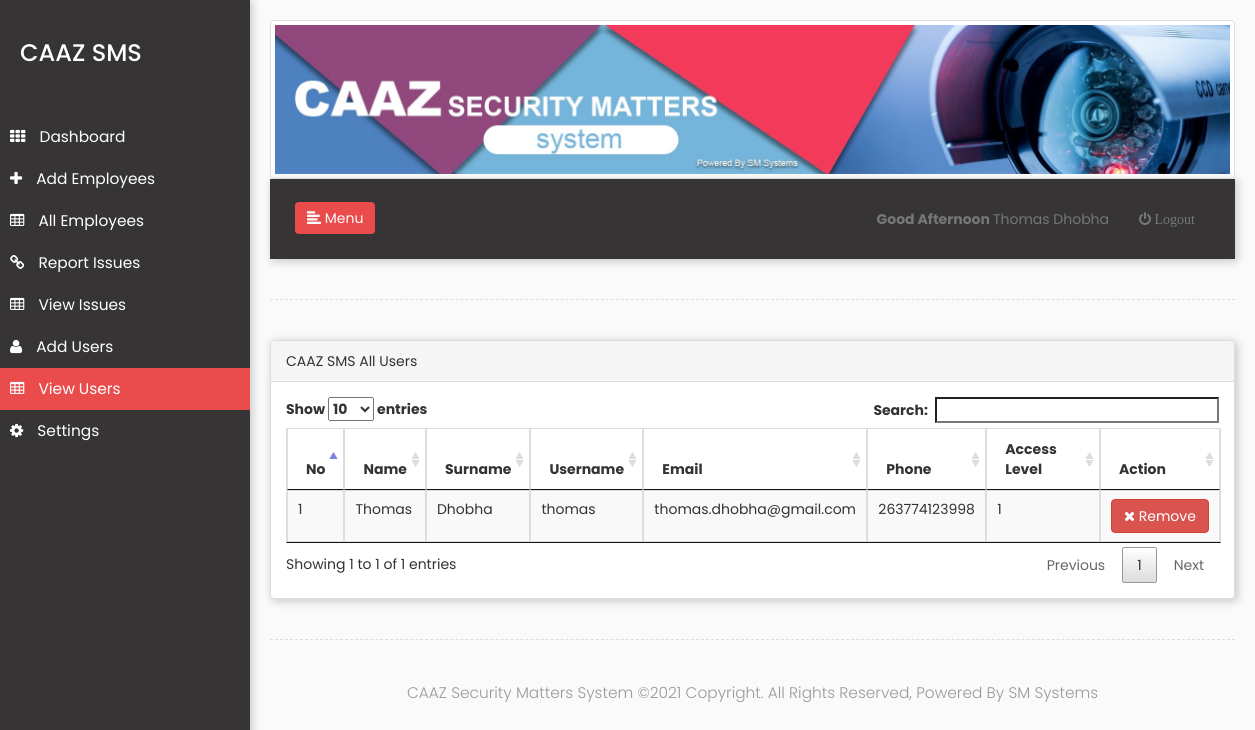
/admin/v_users.php (signed in), run on an earlier commit of the app's database.
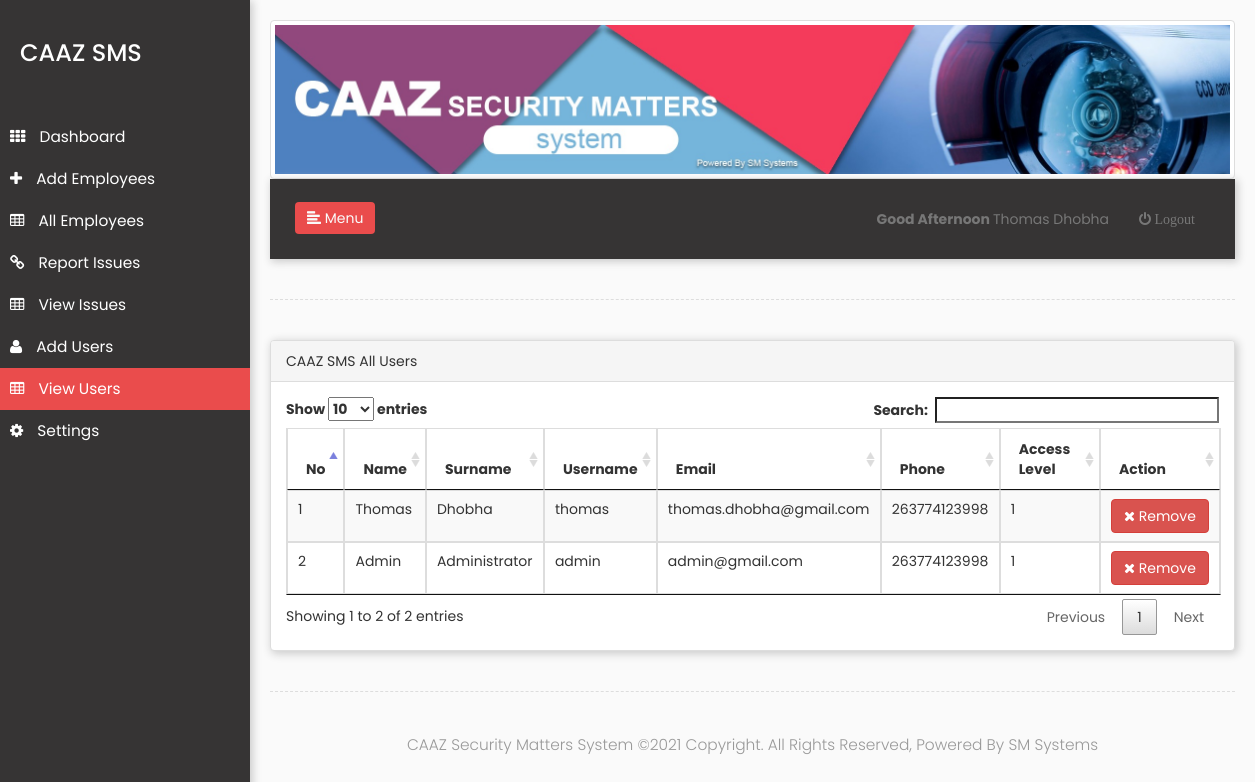
And on a later commit of the database.
### tables this page shows
CREATE TABLE `users` (
  `id` int(11) NOT NULL,
  `name` varchar(30) NOT NULL,
  `surname` varchar(30) NOT NULL,
  `email` varchar(40) NOT NULL,
  `username` varchar(20) NOT NULL,
  `password` varchar(32) NOT NULL,
  `joined` varchar(30) NOT NULL,
  `type` varchar(10) NOT NULL,
  `permission` varchar(10) NOT NULL,
  `gender` varchar(1) NOT NULL,
  `phone` varchar(20) NOT NULL
);

### admin/v_users.php (the view, shortened to what this page needs)
<?php require_once('includes/session.php');
      require_once('includes/conn.php');
?>
<!DOCTYPE html>
<html lang="en">
    <head>
        <link rel="stylesheet" href="assets/css/bootstrap.min.css">
        <link rel="stylesheet" href="assets/css/style.css">
        <link rel="stylesheet" href="assets/awesome/font-awesome.css">
        <link rel="stylesheet" href="assets/css/animate.css">
         <link rel="stylesheet" href="vendors/datatables/datatables.min.css">
    </head>
    <body>
        <div class="wrapper">
            <nav id="sidebar" class="sammacmedia">
                <div class="sidebar-header">
                    <h3>CAAZ SMS</h3>
                </div>
                <ul class="list-unstyled components">
                    <li>
                        <a href="dashboard.php">
                            <i class="fa fa-th"></i>
                           Dashboard
                        </a>
                    </li>
                    <?php
                    if($_SESSION['permission']==1 or $_SESSION['permission']==2 ){
                    ?>
                    <li>
                        <a href="a_employees.php">
                            <i class="fa fa-plus"></i>
                            Add Employees
                        </a>
                    </li>
                    <?php }?>
                    <li>
                        <a href="all_employees.php">
                            <i class="fa fa-table"></i>
                           All Employees
                        </a>
                    </li>
                    <li>
                        <a href="invest.php">
                            <i class="fa fa-link"></i>
                            Report Issues
                        </a>
                    </li>
                              <?php
                    if($_SESSION['permission']==1 or $_SESSION['permission']==2 ){
                    ?>
                    <li>
                        <a href="v_issue.php">
                            <i class="fa fa-table"></i>
                            View Issues
                        </a>
                    </li>
                    <?php }?>
                             <?php
                    if($_SESSION['permission']==1 or $_SESSION['permission']==2 ){
                    ?>
                    <li>
                        <a href="a_users.php">
                            <i class="fa fa-user"></i>
                            Add Users
                        </a>
                    </li>
                    <li  class="active">
                        <a href="v_users.php">
                            <i class="fa fa-table"></i>
                            View Users
                        </a>
                    </li>
                    <?php }?>
                    <li>
                        <a href="settings.php">
                            <i class="fa fa-cog"></i>
                            Settings
                        </a>
                    </li>
                </ul>
            </nav>
            <div id="content">
                <div clas="col-md-12">
                    <img src="assets/image/ssm.jpg" class="img-thumbnail">
                    </div>
                <nav class="navbar navbar-default sammacmedia">
                    <div class="container-fluid">
                        <div class="navbar-header" id="sams">
                            <button type="button" id="sidebarCollapse" id="makota" class="btn btn-sam animated tada navbar-btn">
                                <i class="glyphicon glyphicon-align-left"></i>
                                <span>Menu</span>
                            </button>
                        </div>
                        <div class="collapse navbar-collapse" id="bs-example-navbar-collapse-1">
                            <ul class="nav navbar-nav navbar-right  makotasamuel">
                                <li><a href="#"><?php require_once('includes/name.php');?></a></li>
                                <li ><a href="logout.php"><i class="fa fa-power-off"> Logout</i></a></li>
                            </ul>
                        </div>
                    </div>
                </nav>
                <div class="line"></div>
		<div class="panel panel-default sammacmedia">
            <div class="panel-heading">CAAZ SMS All Users</div>
        <div class="panel-body">
                        <table class="table table-striped thead-dark table-bordered table-hover" id="myTable">
                <thead>
                <tr>
                    <th>No</th>
                    <th>Name</th>
                    <th>Surname</th>
                    <th>Username</th>
                    <th>Email</th>
                    <th>Phone</th>
                    <th>Access Level</th>
                    <th>Action</th>
                    </tr>
                </thead>
                    <?php
                                   $a=1;
                    $query=mysqli_query($mysqli,"select *from `users` ");
                     while($row=mysqli_fetch_array($query))
                        {
                          ?>
                          <tr>
                              <td><?php echo $a;?></td>
                            <td><?php echo $row['name'];?></td>
                            <td><?php echo $row['surname'];?></td>
                            <td><?php echo $row['username'];?></td>
                            <td><?php echo $row['email'];?></td>
                            <td><?php echo $row['phone'];?></td>
                            <td><?php echo $row['permission'];?></td>
                            <td>
                  <a href="v_users.php?edited=1&idx=<?php echo $row['id']; ?>" data-toggle="modal" class="btn btn-danger"><span class="fa fa-times"></span> Remove</a>
                              </td>
                          </tr>
                          <?php
                            $a++;
                      }
                               ?>
                </table>
            </div>
                </div>
                <div class="line"></div>
                <footer>
            <p class="text-center">
            CAAZ Security Matters System &copy;<?php echo date("Y ");?>Copyright. All Rights Reserved, Powered By SM Systems
            </p>
            </footer>
            </div>
        </div>
    </body>
</html>

### admin/includes/name.php (shortened to what this page needs)
<?php echo $_SESSION['name'].str_repeat('&nbsp;', 1).$_SESSION['surname']?>

### admin/assets/css/style.css (style rules this page uses)
body { font-family: 'Poppins', sans-serif; background: #fafafa; }
p { font-family: 'Poppins', sans-serif; font-size: 1.1em; font-weight: 300; line-height: 1.7em; color: #999; }
a, a:hover, a:focus { color: inherit; text-decoration: none; transition: all 0.3s; }
.navbar { padding: 15px 10px; background: #363434; border: none; border-radius: 0; margin-bottom: 40px; box-shadow: 1px 1px 3px rgba(0, 0, 0, 0.1); }
.navbar-btn { box-shadow: none; outline: none !important; border: none; }
.line { width: 100%; height: 1px; border-bottom: 1px dashed #ddd; margin: 40px 0; }
.sammacmedia { box-shadow: 2px 2px 8px 1px #ccc; }
i, span { display: inline-block; }
.wrapper { display: flex; align-items: stretch; }
#sidebar { min-width: 250px; max-width: 250px; background: #363434; color: #fff; transition: all 0.3s; }
#sidebar ul li a { text-align: left; }
#sidebar .sidebar-header { padding: 20px; background: #363434; }
#sidebar ul.components { padding: 20px 0; border-bottom: 1px solid #363434; }
#sidebar ul li a { padding: 10px; font-size: 1.1em; display: block; }
#sidebar ul li a i { margin-right: 10px; }
.btn-sam { background-color: #ea4c4c; color:#fafafa; }
#sidebar ul li.active > a, a[aria-expanded="true"] { color: #fff; background: #ea4c4c; }
#content { padding: 20px; min-height: 100vh; transition: all 0.3s; }

What changed in the data, as far as the page shows it:
added users: name "Admin", surname "Administrator", username "admin", email "admin@gmail.com", phone "263774123998", permission "1"
Also different on the page:
text written by a page script: "Show entries Search: Showing 1 to 1 of 1 entries Previous 1 Next" → "Show entries Search: Showing 1 to 2 of 2 entries Previous 1 Next"
